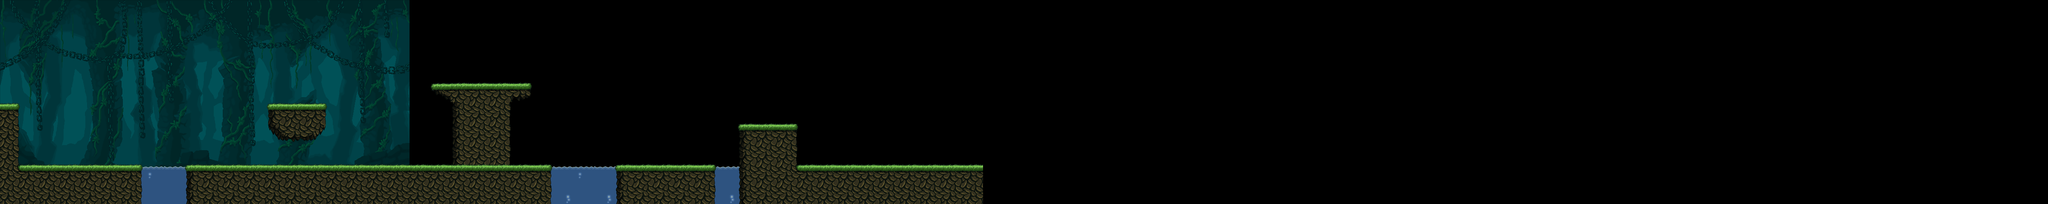

This is a level from a 2D game, rendered from its Tiled map with the project's own tilesets. A one-line summary and the map file follow, with tile-layer data summarised:
An orthogonal 100x10 tile map with 64x64 px tiles, 3 tile layers (Decorations, Fillers, Ground), 2 tilesets, 1 image layer and 23 objects (2x Spawn1, Floor1, Floor2, Floor3, Floor4, ...).

<map version="1.10" tiledversion="1.11.1" orientation="orthogonal" renderorder="right-down" width="100" height="10" tilewidth="64" tileheight="64" infinite="0" nextlayerid="18" nextobjectid="33">
 <tileset firstgid="1" source="Background.tsx" />
 <tileset firstgid="121" source="groundTileSet.tsx" />
 <imagelayer id="4" name="Background" repeatx="1">
  <image source="Background/Background.png" width="960" height="540" />
 </imagelayer>
 <layer id="10" name="Decorations" width="100" height="10">
  <data>[1000 cells, 0 non-empty, 0 distinct tile ids]</data>
 </layer>
 <layer id="14" name="Fillers" width="100" height="10">
  <data>[1000 cells, 30 non-empty, 7 distinct tile ids]</data>
 </layer>
 <layer id="13" name="Ground" width="100" height="10">
  <data>[1000 cells, 113 non-empty, 12 distinct tile ids]</data>
 </layer>
 <objectgroup id="6" name="Floor">
  <object id="2" name="Floor1" x="59.3333" y="520" width="383.333" height="120.667" />
  <object id="4" name="Floor2" x="582.667" y="519.333" width="1140.33" height="120.667" />
  <object id="5" name="Floor3" x="838.667" y="324.667" width="178.667" height="58.6667" />
  <object id="6" name="Floor4" x="1350.67" y="263.333" width="307.333" height="48.6667" />
  <object id="7" name="Floor5" x="1926.67" y="518.667" width="307.333" height="112.667" />
  <object id="8" name="Floor6" x="2310" y="388" width="181.333" height="100.667" />
  <object id="9" name="Floor7" x="2490.67" y="518.667" width="581.333" height="122" />
 </objectgroup>
 <objectgroup id="7" name="Walls">
  <object id="11" name="Wall1" x="0" y="324.667" width="58" height="314" />
  <object id="14" name="Wall2" x="422" y="525.333" width="20" height="115.333" />
  <object id="15" name="Wall3" x="581.333" y="524" width="38.6667" height="115.333" />
  <object id="18" name="Wall6" x="1590" y="267.333" width="68.6667" height="46" />
  <object id="19" name="Wall7" x="1676.67" y="523.333" width="42.6667" height="116" />
  <object id="20" name="Wall8" x="1928" y="522.667" width="306" height="107.333" />
  <object id="21" name="Wall9" x="2311.33" y="392.667" width="179.333" height="247.333" />
  <object id="26" name="Wall4" x="839" y="330" width="178" height="73.5" />
  <object id="27" name="Wall5" x="870" y="406" width="116.5" height="31.5" />
 </objectgroup>
 <objectgroup id="8" name="PlayerSpawns">
  <object id="22" name="Spawn1" x="94" y="490">
   <point />
  </object>
 </objectgroup>
 <objectgroup id="9" name="EnemySpawns">
  <object id="23" name="Enemy1" x="1053" y="485">
   <properties>
    <property name="type" value="Vampire" />
   </properties>
   <point />
  </object>
  <object id="24" name="Enemy2" x="1517.33" y="242.667">
   <properties>
    <property name="type" value="Ghost" />
   </properties>
   <point />
  </object>
 </objectgroup>
 <objectgroup id="16" name="EnemyAreas">
  <object id="28" name="EnemyArea1" x="580" y="364" width="1142" height="166" />
  <object id="29" name="EnemyArea2" x="48" y="56" width="2000" height="542" />
 </objectgroup>
 <objectgroup id="17" name="CollectibleSpawns">
  <object id="31" name="Spawn1" x="1334" y="473.333">
   <properties>
    <property name="type" value="Life" />
   </properties>
   <point />
  </object>
  <object id="32" name="Spawn2" x="1644.67" y="476.667">
   <properties>
    <property name="type" value="Ice" />
   </properties>
   <point />
  </object>
 </objectgroup>
</map>